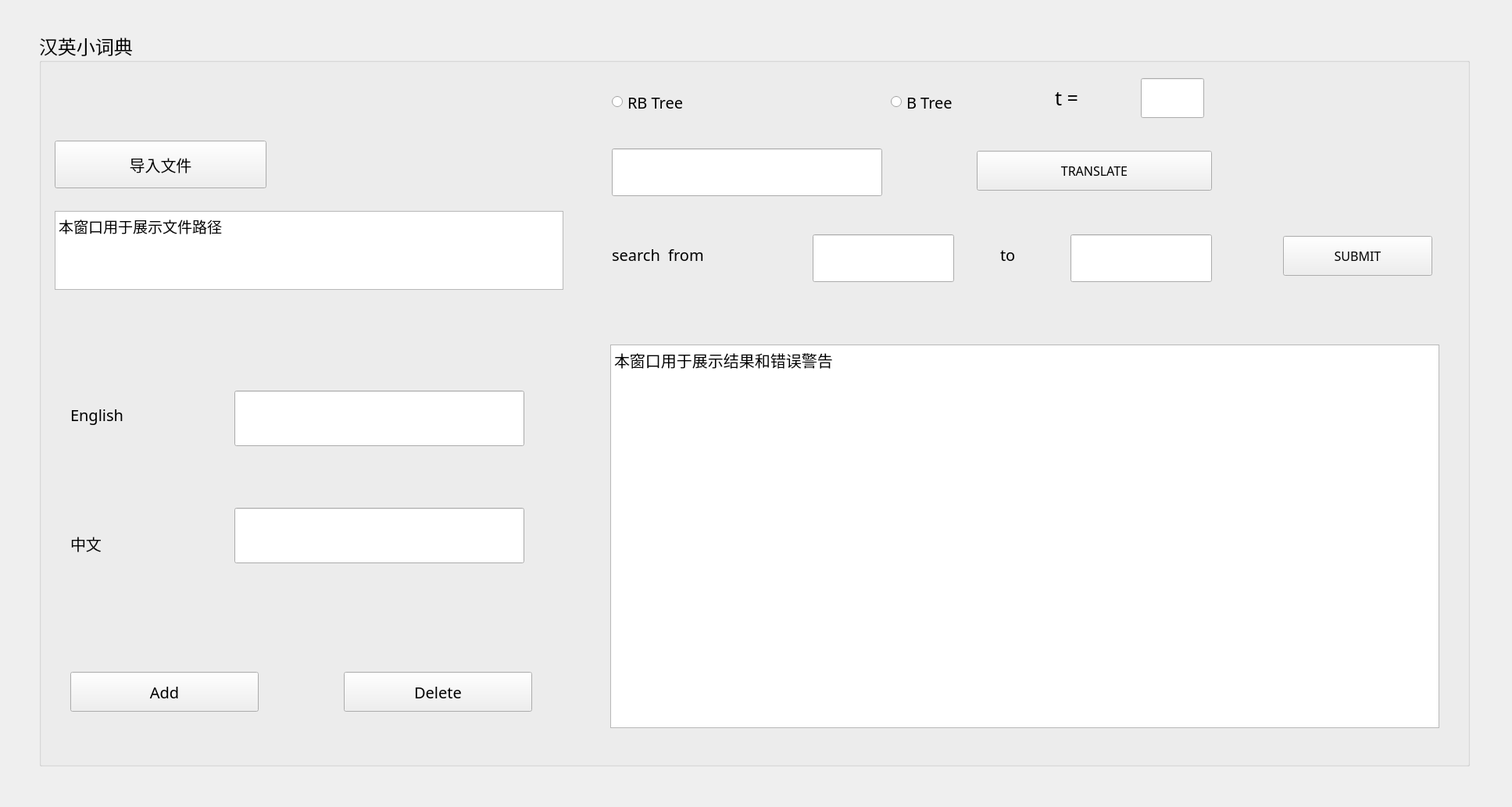
<?xml version="1.0" encoding="UTF-8"?>
<ui version="4.0">
 <class>ChineseEnglishDictionary</class>
 <widget class="QWidget" name="ChineseEnglishDictionary">
  <property name="geometry">
   <rect>
    <x>0</x>
    <y>0</y>
    <width>1935</width>
    <height>1033</height>
   </rect>
  </property>
  <property name="windowTitle">
   <string>Form</string>
  </property>
  <widget class="QRadioButton" name="radioButton">
   <property name="geometry">
    <rect>
     <x>783</x>
     <y>100</y>
     <width>231</width>
     <height>61</height>
    </rect>
   </property>
   <property name="font">
    <font>
     <family>Bell MT</family>
     <pointsize>15</pointsize>
    </font>
   </property>
   <property name="text">
    <string>RB Tree</string>
   </property>
  </widget>
  <widget class="QRadioButton" name="radioButton_2">
   <property name="geometry">
    <rect>
     <x>1140</x>
     <y>100</y>
     <width>201</width>
     <height>61</height>
    </rect>
   </property>
   <property name="font">
    <font>
     <family>Bell MT</family>
     <pointsize>15</pointsize>
    </font>
   </property>
   <property name="text">
    <string>B Tree</string>
   </property>
  </widget>
  <widget class="QLineEdit" name="lineEdit">
   <property name="geometry">
    <rect>
     <x>783</x>
     <y>190</y>
     <width>346</width>
     <height>61</height>
    </rect>
   </property>
   <property name="font">
    <font>
     <family>Bell MT</family>
     <pointsize>15</pointsize>
    </font>
   </property>
  </widget>
  <widget class="QLabel" name="label">
   <property name="geometry">
    <rect>
     <x>783</x>
     <y>307</y>
     <width>251</width>
     <height>37</height>
    </rect>
   </property>
   <property name="font">
    <font>
     <family>Bell MT</family>
     <pointsize>15</pointsize>
    </font>
   </property>
   <property name="text">
    <string>search  from</string>
   </property>
  </widget>
  <widget class="QLabel" name="label_2">
   <property name="geometry">
    <rect>
     <x>1280</x>
     <y>307</y>
     <width>41</width>
     <height>37</height>
    </rect>
   </property>
   <property name="font">
    <font>
     <family>Bell MT</family>
     <pointsize>15</pointsize>
    </font>
   </property>
   <property name="text">
    <string>to</string>
   </property>
  </widget>
  <widget class="QPushButton" name="pushButton_2">
   <property name="geometry">
    <rect>
     <x>1642</x>
     <y>302</y>
     <width>191</width>
     <height>51</height>
    </rect>
   </property>
   <property name="font">
    <font>
     <family>Bell MT</family>
     <pointsize>12</pointsize>
    </font>
   </property>
   <property name="text">
    <string>SUBMIT</string>
   </property>
  </widget>
  <widget class="QTextBrowser" name="textBrowser">
   <property name="geometry">
    <rect>
     <x>781</x>
     <y>441</y>
     <width>1061</width>
     <height>491</height>
    </rect>
   </property>
   <property name="font">
    <font>
     <family>Arial</family>
     <pointsize>12</pointsize>
    </font>
   </property>
   <property name="html">
    <string>&lt;!DOCTYPE HTML PUBLIC &quot;-//W3C//DTD HTML 4.0//EN&quot; &quot;http://www.w3.org/TR/REC-html40/strict.dtd&quot;&gt;
&lt;html&gt;&lt;head&gt;&lt;meta name=&quot;qrichtext&quot; content=&quot;1&quot; /&gt;&lt;style type=&quot;text/css&quot;&gt;
p, li { white-space: pre-wrap; }
&lt;/style&gt;&lt;/head&gt;&lt;body style=&quot; font-family:'Arial'; font-size:12pt; font-weight:400; font-style:normal;&quot;&gt;
&lt;p style=&quot; margin-top:0px; margin-bottom:0px; margin-left:0px; margin-right:0px; -qt-block-indent:0; text-indent:0px;&quot;&gt;&lt;span style=&quot; font-family:'Bell MT'; font-size:15pt;&quot;&gt;本窗口用于展示结果和错误警告&lt;/span&gt;&lt;/p&gt;&lt;/body&gt;&lt;/html&gt;</string>
   </property>
  </widget>
  <widget class="QLabel" name="label_3">
   <property name="geometry">
    <rect>
     <x>90</x>
     <y>490</y>
     <width>181</width>
     <height>81</height>
    </rect>
   </property>
   <property name="font">
    <font>
     <family>Bell MT</family>
     <pointsize>15</pointsize>
    </font>
   </property>
   <property name="text">
    <string>English</string>
   </property>
  </widget>
  <widget class="QLabel" name="label_4">
   <property name="geometry">
    <rect>
     <x>90</x>
     <y>660</y>
     <width>161</width>
     <height>71</height>
    </rect>
   </property>
   <property name="font">
    <font>
     <family>黑体</family>
     <pointsize>15</pointsize>
    </font>
   </property>
   <property name="text">
    <string>中文</string>
   </property>
  </widget>
  <widget class="QPushButton" name="pushButton_3">
   <property name="geometry">
    <rect>
     <x>90</x>
     <y>860</y>
     <width>241</width>
     <height>51</height>
    </rect>
   </property>
   <property name="font">
    <font>
     <family>Bell MT</family>
     <pointsize>15</pointsize>
    </font>
   </property>
   <property name="text">
    <string>Add</string>
   </property>
  </widget>
  <widget class="QPushButton" name="pushButton_4">
   <property name="geometry">
    <rect>
     <x>440</x>
     <y>860</y>
     <width>241</width>
     <height>51</height>
    </rect>
   </property>
   <property name="font">
    <font>
     <family>Bell MT</family>
     <pointsize>15</pointsize>
    </font>
   </property>
   <property name="text">
    <string>Delete</string>
   </property>
  </widget>
  <widget class="QLineEdit" name="lineEdit_6">
   <property name="geometry">
    <rect>
     <x>300</x>
     <y>500</y>
     <width>371</width>
     <height>71</height>
    </rect>
   </property>
   <property name="font">
    <font>
     <family>Bell MT</family>
     <pointsize>15</pointsize>
    </font>
   </property>
  </widget>
  <widget class="QLineEdit" name="lineEdit_7">
   <property name="geometry">
    <rect>
     <x>300</x>
     <y>650</y>
     <width>371</width>
     <height>71</height>
    </rect>
   </property>
   <property name="font">
    <font>
     <family>Bell MT</family>
     <pointsize>15</pointsize>
    </font>
   </property>
  </widget>
  <widget class="QPushButton" name="pushButton_5">
   <property name="geometry">
    <rect>
     <x>70</x>
     <y>180</y>
     <width>271</width>
     <height>61</height>
    </rect>
   </property>
   <property name="font">
    <font>
     <family>黑体</family>
     <pointsize>15</pointsize>
    </font>
   </property>
   <property name="text">
    <string>导入文件</string>
   </property>
  </widget>
  <widget class="QTextBrowser" name="textBrowser_2">
   <property name="geometry">
    <rect>
     <x>70</x>
     <y>270</y>
     <width>651</width>
     <height>101</height>
    </rect>
   </property>
   <property name="font">
    <font>
     <family>Bell MT</family>
     <pointsize>12</pointsize>
    </font>
   </property>
   <property name="html">
    <string>&lt;!DOCTYPE HTML PUBLIC &quot;-//W3C//DTD HTML 4.0//EN&quot; &quot;http://www.w3.org/TR/REC-html40/strict.dtd&quot;&gt;
&lt;html&gt;&lt;head&gt;&lt;meta name=&quot;qrichtext&quot; content=&quot;1&quot; /&gt;&lt;style type=&quot;text/css&quot;&gt;
p, li { white-space: pre-wrap; }
&lt;/style&gt;&lt;/head&gt;&lt;body style=&quot; font-family:'Bell MT'; font-size:12pt; font-weight:400; font-style:normal;&quot;&gt;
&lt;p style=&quot; margin-top:0px; margin-bottom:0px; margin-left:0px; margin-right:0px; -qt-block-indent:0; text-indent:0px;&quot;&gt;&lt;span style=&quot; font-family:'SimSun'; font-size:14pt;&quot;&gt;本窗口用于展示文件路径&lt;/span&gt;&lt;/p&gt;&lt;/body&gt;&lt;/html&gt;</string>
   </property>
  </widget>
  <widget class="QGroupBox" name="groupBox">
   <property name="geometry">
    <rect>
     <x>50</x>
     <y>40</y>
     <width>1831</width>
     <height>941</height>
    </rect>
   </property>
   <property name="font">
    <font>
     <family>黑体</family>
     <pointsize>18</pointsize>
    </font>
   </property>
   <property name="title">
    <string>汉英小词典</string>
   </property>
   <widget class="QLineEdit" name="lineEdit_2">
    <property name="geometry">
     <rect>
      <x>990</x>
      <y>260</y>
      <width>181</width>
      <height>61</height>
     </rect>
    </property>
    <property name="font">
     <font>
      <family>Bell MT</family>
      <pointsize>15</pointsize>
     </font>
    </property>
   </widget>
   <widget class="QLineEdit" name="lineEdit_3">
    <property name="geometry">
     <rect>
      <x>1320</x>
      <y>260</y>
      <width>181</width>
      <height>61</height>
     </rect>
    </property>
    <property name="font">
     <font>
      <family>Bell MT</family>
      <pointsize>15</pointsize>
     </font>
    </property>
   </widget>
   <widget class="QLabel" name="label_5">
    <property name="geometry">
     <rect>
      <x>1300</x>
      <y>60</y>
      <width>141</width>
      <height>51</height>
     </rect>
    </property>
    <property name="font">
     <font>
      <family>Bell MT</family>
      <pointsize>19</pointsize>
     </font>
    </property>
    <property name="text">
     <string>t =</string>
    </property>
   </widget>
   <widget class="QLineEdit" name="lineEdit_4">
    <property name="geometry">
     <rect>
      <x>1410</x>
      <y>60</y>
      <width>81</width>
      <height>51</height>
     </rect>
    </property>
   </widget>
  </widget>
  <widget class="QPushButton" name="pushButton">
   <property name="geometry">
    <rect>
     <x>1250</x>
     <y>193</y>
     <width>301</width>
     <height>51</height>
    </rect>
   </property>
   <property name="font">
    <font>
     <family>Bell MT</family>
     <pointsize>12</pointsize>
    </font>
   </property>
   <property name="text">
    <string>TRANSLATE</string>
   </property>
  </widget>
  <zorder>groupBox</zorder>
  <zorder>radioButton</zorder>
  <zorder>radioButton_2</zorder>
  <zorder>lineEdit</zorder>
  <zorder>label</zorder>
  <zorder>label_2</zorder>
  <zorder>textBrowser</zorder>
  <zorder>label_3</zorder>
  <zorder>label_4</zorder>
  <zorder>pushButton_3</zorder>
  <zorder>pushButton_4</zorder>
  <zorder>lineEdit_6</zorder>
  <zorder>lineEdit_7</zorder>
  <zorder>pushButton_5</zorder>
  <zorder>textBrowser_2</zorder>
  <zorder>pushButton</zorder>
  <zorder>pushButton_2</zorder>
 </widget>
 <resources/>
 <connections/>
</ui>
